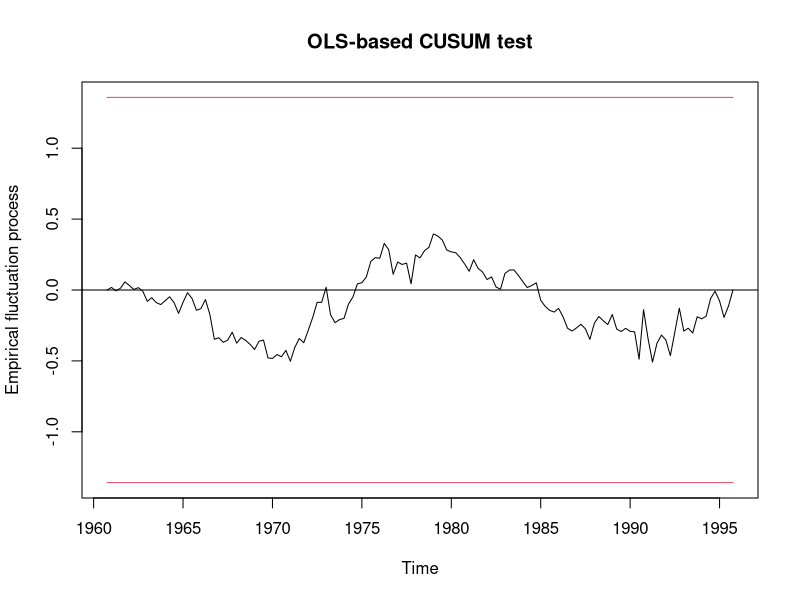
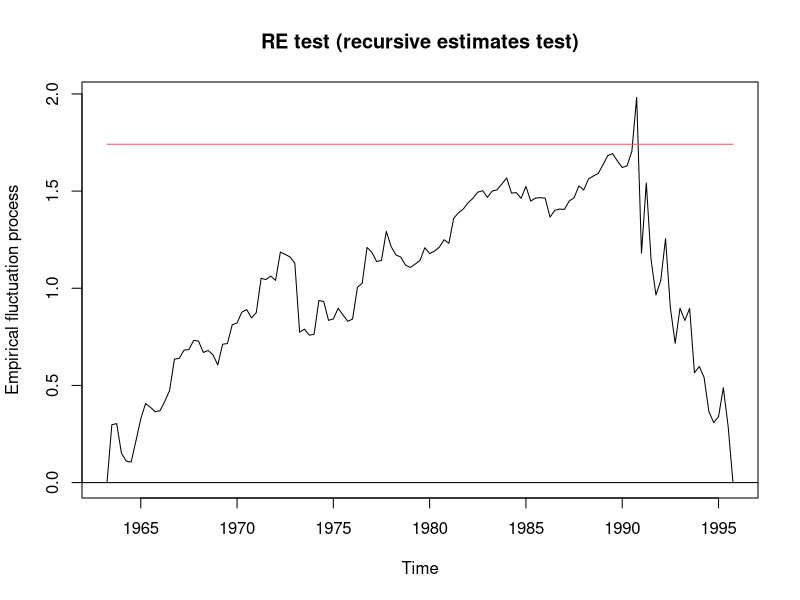
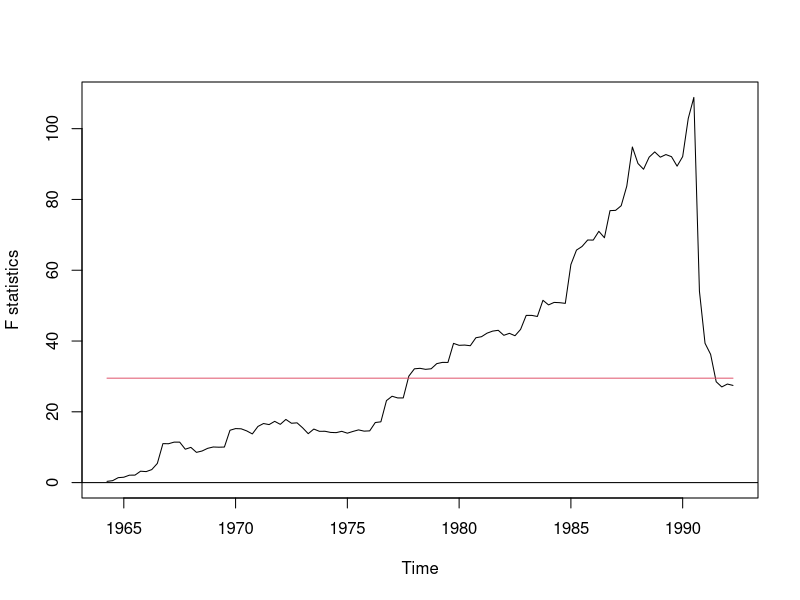

Recreate these plots in R, in order. (Note: this script raises an error after producing the figures.)
library(strucchange)
data(GermanM1)
## L�tkepohl et al. (1999) use the following model
LTW.model <- dm ~ dy2 + dR + dR1 + dp + m1 + y1 + R1 + season
## Zeileis et al. (2005) use
M1.model <- dm ~ dy2 + dR + dR1 + dp + ecm.res + season

## historical tests
ols <- efp(LTW.model, data = GermanM1, type = "OLS-CUSUM")
plot(ols)
re <- efp(LTW.model, data = GermanM1, type = "fluctuation")
plot(re)
fs <- Fstats(LTW.model, data = GermanM1, from = 0.1)
plot(fs)

## monitoring
M1 <- historyM1
ols.efp <- efp(M1.model, type = "OLS-CUSUM", data = M1)
newborder <- function(k) 1.5778*k/118
ols.mefp <- mefp(ols.efp, period = 2)
ols.mefp2 <- mefp(ols.efp, border = newborder)
M1 <- GermanM1
ols.mon <- monitor(ols.mefp)
ols.mon2 <- monitor(ols.mefp2)
plot(ols.mon)
lines(boundary(ols.mon2), col = 2)

## dating
bp <- breakpoints(LTW.model, data = GermanM1)
summary(bp)
plot(bp)

plot(fs)
lines(confint(bp))
